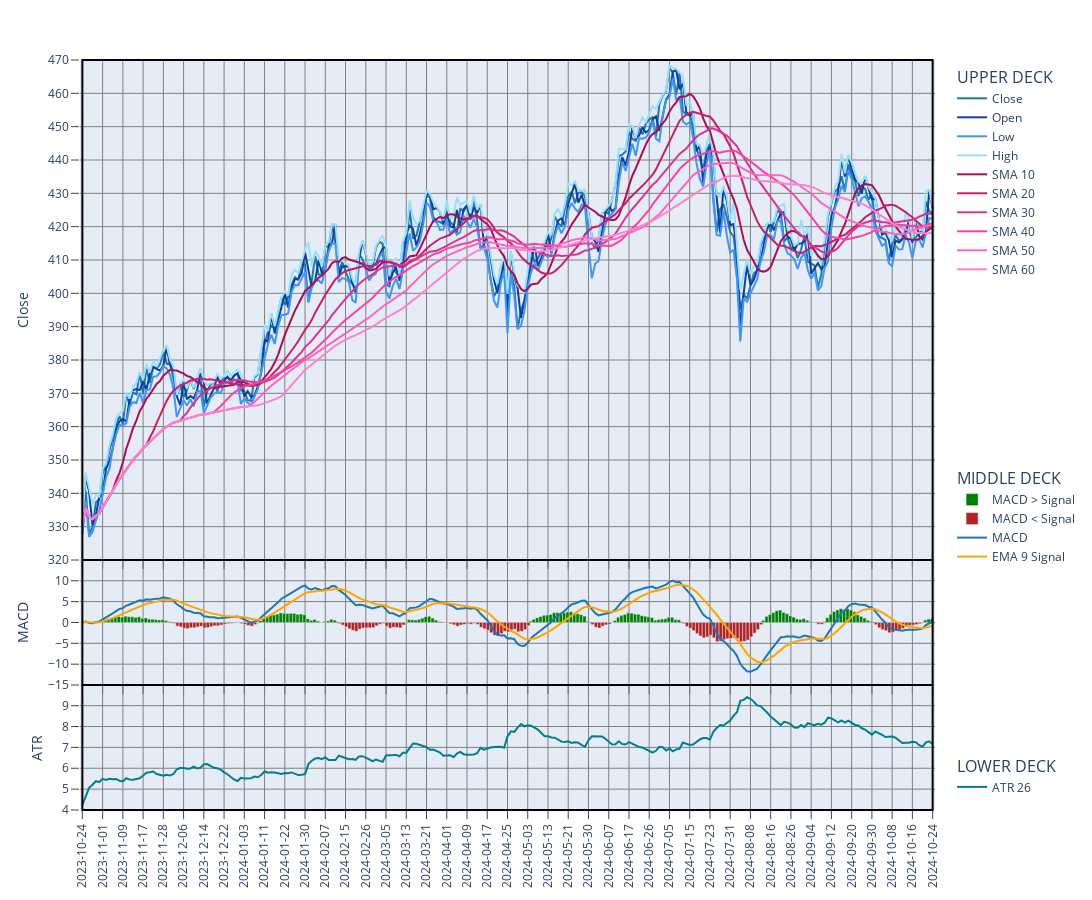

Here is the notebook cell this chart was saved with:
### Markdown cell above
NOTE:<BR>
Normally, any base plot will come with prescribed colors, and the color theme selection will only be applicable to overlays.<BR>
However, color theme selection will be available when selecting any of the following as the base plot:
> - add_hist_price()
> - add_atr()
> - add_mvol()
> - add_bollinger_width()

Any overlays added to those base plots will be appended to the list of overlays for the given figure, whereby their color theme will become available to be changed using the update_color_theme() function.

### Code cell
from analyze_prices import AnalyzePrices
from mapping_plot_attributes import *

tk = 'AAPL'
analyze_prices = AnalyzePrices(end_date, start_date, [tk])

theme = 'dark'
theme = 'light'

date_index = ohlc_tk.index

macd_data = analyze_prices.get_macd(close_tk)
macd_v_data = analyze_prices.get_macd_v(close_tk, high_tk, low_tk)

atr_data = analyze_prices.average_true_rate(close_tk, high_tk, low_tk, n = 26)

bollinger_data = analyze_prices.bollinger_bands(close_tk, window = 20, n_std = 2, n_bands = 3)
# bollinger_data = bollinger_bands(close_tk, window = 20, n_std = 2, n_bands = 3)
bollinger_list = bollinger_data['list']
# display(bollinger_data['%B'])
# display(bollinger_data['width'])
# print(mstd.max(), mstd.idxmax())
# print(mvol.max(), mvol.idxmax())

ma_envelope_list = analyze_prices.ma_envelopes(close_tk, window = 20, prc_offset = 5, n_bands = 2)

rsi_data = analyze_prices.relative_strength(close_tk)

date_index = close_tk.index

deck_type = 'triple'
# deck_type = 'double'
# deck_type = 'single'

theme = 'dark'
theme = 'light'
color_theme = 'magenta'
# color_theme = 'tableau'
color_theme_2 = 'sapphire'
color_theme_vol = 'rainbow'
color_theme_vol_2 = 'sapphire'

# fig_diff = plot_diff_plotly(tk, diff_data_stochastic, price_type_map, plot_type = 'scatter', add_signal = False, theme = theme)
# fig_diff.show()

fig_data = analyze_prices.create_template(
# fig_data = create_template(
    date_index,
    deck_type = deck_type,
    # secondary_y = True,
    plot_width = 1450,
    plot_height_1 = 600,
    plot_height_2 = 150,
    plot_height_3 = 150,
    theme = theme
)
##### NOTE: Decks need to get populated from top to bottom, i.e. from 1 to 3, otherwise the legends will end up in the wrong order

# fig_data = add_candlestick(fig_data, ohlc_tk, tk, candle_type = 'traditional', target_deck = 1, theme = theme)
# fig_data = add_candlestick(fig_data, ohlc_tk, tk, candle_type = 'hollow', target_deck = 1, theme = theme)

# fig_data = add_diff_stochastic(fig_data, tk, stochastic_data, target_deck = 1, reverse_diff = False, add_signal = True, signal_window = 5, add_title = True)

fig_data = add_hist_price(fig_data, close_tk, tk, target_deck = 1, secondary_y = False, add_title = False, price_type = 'close', theme = theme)
# fig_data = analyze_prices.add_hist_price(fig_data, close_tk, tk, target_deck = 1, secondary_y = False, add_title = True, price_type = 'close', theme = theme)
fig_data = add_price_overlays(fig_data, price_list, tk, target_deck = 1, theme = theme, color_theme = color_theme_2)
# fig_data = analyze_prices.add_price_overlays(fig_data, price_list, tk, target_deck = 1, theme = theme, color_theme = color_theme_2)

fig_data = add_ma_overlays(fig_data, close_tk, ma_list[: 6], target_deck = 1, theme = theme, color_theme = color_theme)
##### fig_data = analyze_prices.add_ma_overlays(fig_data, close_tk, ma_list[: 6], target_deck = 1, theme = theme, color_theme = 'magenta')
# fig_data = add_ma_overlays(fig_data, close_tk, ma_list[: 6], target_deck = 1, theme = theme, color_theme = 'magenta')
# fig_data = add_ma_overlays(fig_data, close_tk, ema_200_list[: 2], target_deck = 1, theme = theme, color_theme = 'sapphire')

# fig_data = add_bollinger_overlays(fig_data, bollinger_list, target_deck = 1, theme = theme, color_theme = 'sapphire')
# fig_data = add_ma_envelope_overlays(fig_data, ma_envelope_list, target_deck = 1, theme = theme, color_theme = 'gold')

### fig_data = add_ma_envelope_overlays(fig_data, ma_envelope_list, target_deck = 1, theme = theme, color_theme = 'sapphire')
#fig_data = add_ma_overlays(fig_data, close_tk, ema_list[: 6], target_deck = 2, theme = theme, color_theme = color_theme_2)

# fig_data = add_candlestick(fig_data, df_ohlc, tk, candle_type = 'traditional', target_deck = 2)
### fig_data = add_price_overlays(fig_data, price_list, tk, target_deck = 1, add_yaxis_title = True, theme = theme, color_theme = color_theme_2)

##### fig_data = analyze_prices.add_macd(fig_data, tk, macd_data, histogram_type = 'macd-zero', plot_type = 'scatter', include_signal = True, add_title = True, target_deck = 1, theme = theme)
##### fig_data = analyze_prices.add_hist_price(fig_data, close_tk, tk, target_deck = 1, secondary_y = True, add_title = False, price_type = 'close', theme = theme)

# fig_data = analyze_prices.add_macd(
fig_data = add_macd(
    fig_data,
    tk,
    macd_data,
    volatility_normalized = False,
    histogram_type = 'macd-signal',
    include_signal = True,
    plot_type = 'bar',
    target_deck = 2,
    add_title = False,
    # title_font_size = 32,
    theme = theme
)

####### fig_data = add_macd(fig_data, tk, close_tk, macd_data, volatility_normalized = True, histogram_type = 'macd-signal', plot_type = 'bar', include_signal = True, add_title = True, target_deck = 1, theme = theme)

# fig_data = add_stochastic(fig_data, stochastic_data, tk, target_deck = 1, add_threshold_overlays = True, add_title = True, theme = theme)
# fig_data = add_rsi(fig_data, rsi_data, tk, target_deck = 1, add_threshold_overlays = True, add_title =True, theme = theme)

### fig_data = add_macd(fig_data, tk, close_tk, macd_data, volatility_normalized = False, histogram_type = 'macd-signal', plot_type = 'bar', include_signal = True, target_deck = 3, theme = theme)
"""
fig_data = add_mvol(
# fig_data = analyze_prices.add_mvol(
    fig_data,
    mvol_data,
    mvol_type = 'std',
    # mvol_type = 'vol',
    target_deck = 1,
    secondary_y = True,
    add_yaxis_title = None,
    yaxis_title = None,
    theme = 'dark',
    color_theme = 'turquoise'
)
"""
"""
fig_data = analyze_prices.add_bollinger_width(
# fig_data = add_bollinger_width(
    fig_data,
    bollinger_data,
    # bollinger_type = '%B',
    # bollinger_type = 'width',
    target_deck = 1,
    secondary_y = True,
    add_yaxis_title = True,
    # add_yaxis_title = False,
    yaxis_title = None,
    theme = 'dark',
    color_theme = 'gold'
)
"""
# atr_data = analyze_prices.average_true_rate(close_tk, high_tk, low_tk, n = 26)
# fig_data = analyze_prices.add_atr(
fig_data = add_atr(
    fig_data,
    atr_data,
    atr_type = 'atr',
    # atr_type = 'atrp',
    target_deck = 3,
    secondary_y = False,
    add_yaxis_title = True,
    yaxis_title = None,
    theme = theme,
    color_theme = 'turquoise'
)
"""
# fig_data = add_mvol(
fig_data = analyze_prices.add_mvol(
    fig_data,
    mvol_data,
    mvol_type = 'std',
    target_deck = 2,
    secondary_y = False,
    add_yaxis_title = True,
    yaxis_title = None,
    theme = 'dark',
    color_theme = 'lavender'
)
"""
"""
fig_data = analyze_prices.add_hist_price(
    fig_data,
    volume_tk,
    tk,
    target_deck = 3,
    secondary_y = False,
    plot_type = 'scatter',
    price_type = 'volume',
    add_title = False,
    theme = theme,
    color_theme = color_theme_vol_2,
    fill_below = True
)
"""
"""
# fig_data = add_bollinger_width(
fig_data = analyze_prices.add_bollinger_width(
    fig_data,
    bollinger_data,
    bollinger_type = '%B',
    # bollinger_type = 'width',
    target_deck = 3,
    secondary_y = False,
    add_yaxis_title = True,
    yaxis_title = None,
    theme = 'dark',
    color_theme = 'gold'
)
"""
# fig_data = add_candlestick(fig_data, df_ohlc, tk, candle_type = 'traditional', target_deck = 3)
"""
fig_data = analyze_prices.add_hist_price(
    fig_data,
    volume_tk,
    tk,
    target_deck = 3,
    plot_type = 'bar',
    price_type = 'volume',
    add_title = False,
    theme = theme,
    color_theme = color_theme_vol_2,
    fill_below = True
)
"""
# fig_data = add_hist_price(fig_data, volume_tk, tk, target_deck = 3, price_type = 'volume', theme = theme, fill_below = True)

print('Plot heights:')
h1 = fig_data['plot_height'][1]
if deck_type == 'double':
    h2 = fig_data['plot_height'][2]
    print(h1, h2)
    print(f'Total height: {h1 + h2}')
elif deck_type == 'triple':
    h2 = fig_data['plot_height'][2]
    h3 = fig_data['plot_height'][3]
    print(h1, h2, h3)
    print(f'Total height: {h1 + h2 + h3}')
else:
    print(h1)

fig = fig_data['fig']
fig.show()

# Add MACD-V and ATR line

### Figure 1 — Plotly figure (JSON) as saved in the notebook; plotly's stock layout.template omitted (floating-point values rounded to 4 significant figures; data arrays with more than 128 entries replaced by an {"elided": "..."} marker saying what was removed)
{"data": [{"hoverinfo": "skip", "legendgroup": "dummy", "line": {"width": 0}, "showlegend": false, "type": "scatter", "x": {"elided": "253 str values"}, "xaxis": "x", "y": {"elided": "253 int values"}, "yaxis": "y"}, {"hoverinfo": "skip", "legendgroup": "dummy", "line": {"width": 0}, "showlegend": false, "type": "scatter", "x": {"elided": "253 str values"}, "xaxis": "x2", "y": {"elided": "253 int values"}, "yaxis": "y2"}, {"hoverinfo": "skip", "legendgroup": "dummy", "line": {"width": 0}, "showlegend": false, "type": "scatter", "x": {"elided": "253 str values"}, "xaxis": "x3", "y": {"elided": "253 int values"}, "yaxis": "y3"}, {"fill": "none", "fillcolor": "rgba(31, 119, 180, 0.6)", "legendgroup": "1", "legendgrouptitle": {"font": {"size": 16, "weight": "normal"}, "text": "UPPER DECK"}, "line": {"color": "rgba(31, 119, 180, 1)"}, "name": "Close", "showlegend": true, "type": "scatter", "x": {"elided": "253 str values"}, "xaxis": "x", "y": {"elided": "253 float values"}, "yaxis": "y"}, {"legendgroup": "1", "legendgrouptitle": {"font": {"size": 16, "weight": "normal"}, "text": "UPPER DECK"}, "line": {"color": "rgba(12, 65, 153, 1)"}, "name": "Open", "type": "scatter", "x": {"elided": "253 str values"}, "xaxis": "x", "y": {"elided": "253 float values"}, "yaxis": "y"}, {"legendgroup": "1", "legendgrouptitle": {"font": {"size": 16, "weight": "normal"}, "text": "UPPER DECK"}, "line": {"color": "rgba(65, 149, 244, 1)"}, "name": "Low", "type": "scatter", "x": {"elided": "253 str values"}, "xaxis": "x", "y": {"elided": "253 float values"}, "yaxis": "y"}, {"legendgroup": "1", "legendgrouptitle": {"font": {"size": 16, "weight": "normal"}, "text": "UPPER DECK"}, "line": {"color": "rgba(153, 225, 249, 1)"}, "name": "High", "type": "scatter", "x": {"elided": "253 str values"}, "xaxis": "x", "y": {"elided": "253 float values"}, "yaxis": "y"}, {"legendgroup": "1", "legendgrouptitle": {"font": {"size": 16, "weight": "normal"}, "text": "UPPER DECK"}, "line": {"color": "rgba(170, 14, 87, 1)"}, "name": "SMA 10", "type": "scatter", "x": {"elided": "253 str values"}, "xaxis": "x", "y": {"elided": "253 float values"}, "yaxis": "y"}, {"legendgroup": "1", "legendgrouptitle": {"font": {"size": 16, "weight": "normal"}, "text": "UPPER DECK"}, "line": {"color": "rgba(199, 30, 110, 1)"}, "name": "SMA 20", "type": "scatter", "x": {"elided": "253 str values"}, "xaxis": "x", "y": {"elided": "253 float values"}, "yaxis": "y"}, {"legendgroup": "1", "legendgrouptitle": {"font": {"size": 16, "weight": "normal"}, "text": "UPPER DECK"}, "line": {"color": "rgba(219, 50, 152, 1)"}, "name": "SMA 30", "type": "scatter", "x": {"elided": "253 str values"}, "xaxis": "x", "y": {"elided": "253 float values"}, "yaxis": "y"}, {"legendgroup": "1", "legendgrouptitle": {"font": {"size": 16, "weight": "normal"}, "text": "UPPER DECK"}, "line": {"color": "rgba(249, 66, 158, 1)"}, "name": "SMA 40", "type": "scatter", "x": {"elided": "253 str values"}, "xaxis": "x", "y": {"elided": "253 float values"}, "yaxis": "y"}, {"legendgroup": "1", "legendgrouptitle": {"font": {"size": 16, "weight": "normal"}, "text": "UPPER DECK"}, "line": {"color": "rgba(253, 100, 194, 1)"}, "name": "SMA 50", "type": "scatter", "x": {"elided": "253 str values"}, "xaxis": "x", "y": {"elided": "253 float values"}, "yaxis": "y"}, {"legendgroup": "1", "legendgrouptitle": {"font": {"size": 16, "weight": "normal"}, "text": "UPPER DECK"}, "line": {"color": "rgba(255, 130, 206, 1)"}, "name": "SMA 60", "type": "scatter", "x": {"elided": "253 str values"}, "xaxis": "x", "y": {"elided": "253 float values"}, "yaxis": "y"}, {"legendgroup": "2", "legendgrouptitle": {"font": {"size": 16, "weight": "normal"}, "text": "MIDDLE DECK"}, "marker": {"color": "rgba(0, 128, 0, 1)"}, "name": "MACD > Signal", "showlegend": true, "type": "bar", "width": 1, "x": {"elided": "253 str values"}, "xaxis": "x2", "y": {"elided": "253 float values"}, "yaxis": "y2"}, {"legendgroup": "2", "legendgrouptitle": {"font": {"size": 16, "weight": "normal"}, "text": "MIDDLE DECK"}, "marker": {"color": "rgba(178, 34, 34, 1)"}, "name": "MACD < Signal", "showlegend": true, "type": "bar", "width": 1, "x": {"elided": "253 str values"}, "xaxis": "x2", "y": {"elided": "253 float values"}, "yaxis": "y2"}, {"legendgroup": "2", "legendgrouptitle": {"font": {"size": 16, "weight": "normal"}, "text": "MIDDLE DECK"}, "line": {"color": "rgba(31, 119, 180, 1)"}, "name": "MACD", "showlegend": true, "type": "scatter", "x": {"elided": "253 str values"}, "xaxis": "x2", "y": {"elided": "253 float values"}, "yaxis": "y2"}, {"legendgroup": "2", "legendgrouptitle": {"font": {"size": 16, "weight": "normal"}, "text": "MIDDLE DECK"}, "line": {"color": "orange"}, "name": "EMA 9 Signal", "showlegend": true, "type": "scatter", "x": {"elided": "253 str values"}, "xaxis": "x2", "y": {"elided": "253 float values"}, "yaxis": "y2"}, {"legendgroup": "3", "legendgrouptitle": {"font": {"size": 16, "weight": "normal"}, "text": "LOWER DECK"}, "line": {"color": "rgba(0, 128, 138, 1)"}, "name": "ATR 26", "type": "scatter", "x": {"elided": "253 str values"}, "xaxis": "x3", "y": {"elided": "253 float values"}, "yaxis": "y3"}], "layout": {"height": 900, "legend": {"groupclick": "toggleitem", "tracegroupgap": 187.5, "traceorder": "grouped"}, "margin": {"t": 60}, "modebar": {"add": ["v1hovermode", "toggleSpikelines"]}, "shapes": [{"line": {"color": "black", "width": 2}, "type": "rect", "x0": "2023-10-24", "x1": "2024-10-24", "xref": "x", "y0": 0.3333, "y1": 1, "yref": "paper"}, {"line": {"color": "black", "width": 2}, "type": "rect", "x0": "2023-10-24", "x1": "2024-10-24", "xref": "x", "y0": 0.1667, "y1": 0.3333, "yref": "paper"}, {"line": {"color": "black", "width": 2}, "type": "rect", "x0": "2023-10-24", "x1": "2024-10-24", "xref": "x", "y0": 0, "y1": 0.1667, "yref": "paper"}], "width": 1450, "xaxis": {"anchor": "y", "domain": [0, 1], "gridcolor": "grey", "matches": "x3", "nticks": 47, "rangeslider": {"visible": false}, "showgrid": true, "showticklabels": false, "tickangle": -90, "ticklen": 8, "ticks": "outside", "type": "category"}, "xaxis2": {"anchor": "y2", "domain": [0, 1], "gridcolor": "grey", "matches": "x3", "nticks": 47, "showgrid": true, "showticklabels": false, "tickangle": -90, "ticklen": 8, "ticks": "outside", "type": "category"}, "xaxis3": {"anchor": "y3", "domain": [0, 1], "gridcolor": "grey", "nticks": 47, "showgrid": true, "tickangle": -90, "ticklen": 8, "ticks": "outside", "type": "category"}, "yaxis": {"anchor": "x", "domain": [0.3333, 1], "dtick": 10, "gridcolor": "grey", "range": [320, 470], "showgrid": true, "showticklabels": true, "tick0": 320, "ticklen": 8, "ticks": "outside", "title": {"text": "Close"}, "zeroline": true, "zerolinecolor": "grey", "zerolinewidth": 1}, "yaxis2": {"anchor": "x2", "domain": [0.1667, 0.3333], "dtick": 5, "gridcolor": "grey", "range": [-15, 14.98], "showgrid": true, "showticklabels": true, "tick0": -15, "ticklen": 8, "ticks": "outside", "title": {"text": "MACD"}, "zerolinecolor": "grey", "zerolinewidth": 1}, "yaxis3": {"anchor": "x3", "domain": [0, 0.1667], "dtick": 1, "gridcolor": "grey", "range": [4, 9.99], "showgrid": true, "showticklabels": true, "tick0": 4, "ticklen": 8, "ticks": "outside", "title": {"text": "ATR"}, "zeroline": true, "zerolinecolor": "grey", "zerolinewidth": 1}}}
